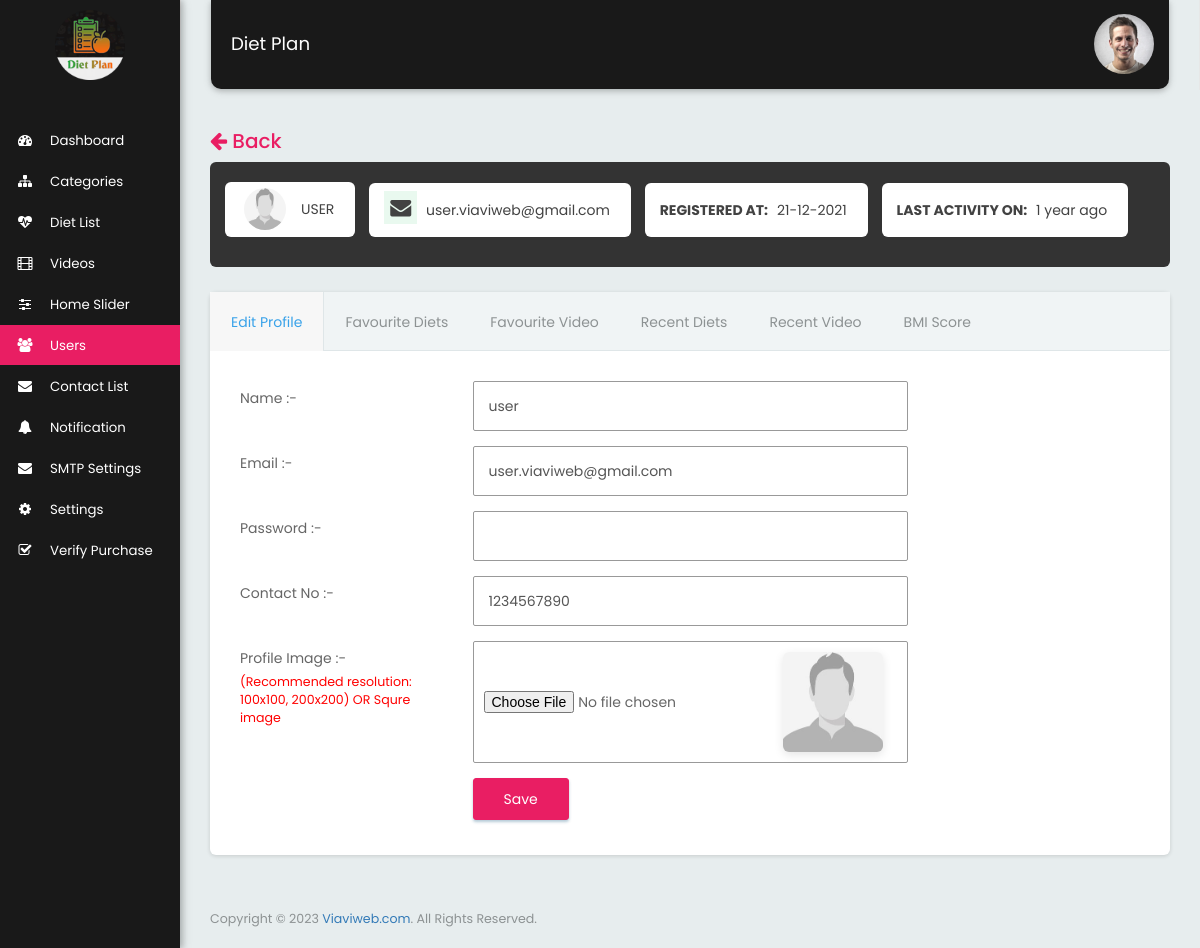
The app's page /user_profile.php?user_id=1 (signed in) with its own data.
### tables this page shows
CREATE TABLE `tbl_users` (
  `id` int(11) NOT NULL,
  `user_type` varchar(30) NOT NULL,
  `name` varchar(150) NOT NULL,
  `email` varchar(200) NOT NULL,
  `password` varchar(200) NOT NULL,
  `phone` varchar(200) NOT NULL,
  `device_id` text NOT NULL,
  `auth_id` text NOT NULL,
  `is_duplicate` int(1) NOT NULL DEFAULT 0,
  `user_image` varchar(200) DEFAULT NULL,
  `confirm_code` varchar(200) NOT NULL DEFAULT '0',
  `status` varchar(200) NOT NULL DEFAULT '1',
  `created_at` varchar(200) NOT NULL DEFAULT '-'
);

CREATE TABLE `tbl_active_log` (
  `id` int(10) NOT NULL,
  `user_id` int(10) NOT NULL,
  `date_time` varchar(200) NOT NULL
);

### includes/function.php (called while the page is built, shortened)
<?php
 function calculate_time_span($post_time)
		{
		  if($post_time!=''){
		    $seconds = time() - $post_time;
		    $year = floor($seconds /31556926);
		    $months = floor($seconds /2629743);
		    $week=floor($seconds /604800);
		    $day = floor($seconds /86400);
		    $hours = floor($seconds / 3600);
		    $mins = floor(($seconds - ($hours*3600)) / 60);
		    $secs = floor($seconds % 60);
		    if($seconds < 60) $time = $secs." seconds ago";
		    else if($seconds < 3600 ) $time =($mins==1)? $mins." min ago" : $mins." mins ago";
		    else if($seconds < 86400) $time = ($hours==1)?$hours." hour ago":$hours." hours ago";
		    else if($seconds < 604800) $time = ($day==1)?$day." day ago":$day." days ago";
		    else if($seconds < 2629743) $time = ($week==1)?$week." week ago":$week." weeks ago";
		    else if($seconds < 31556926) $time =($months==1)? $months." month ago":$months." months ago";
		    else $time = ($year==1)? $year." year ago":$year." years ago";
		    return $time;
		  }
		  else{
		    return 'not available';
		  }
		}
?>

### user_profile.php (the view, shortened to what this page needs)
<?php $page_title="Users Profile";
	include('includes/header.php');
	include('includes/function.php');
	$user_id=strip_tags(addslashes(trim($_GET['user_id'])));
    $user_qry="SELECT * FROM tbl_users WHERE id='$user_id'";
    $user_result=mysqli_query($mysqli,$user_qry);
    $user_row=mysqli_fetch_assoc($user_result);
    $user_img='';
	if($user_row['user_image']!='' && file_exists('images/'.$user_row['user_image'])){
		$user_img='images/'.$user_row['user_image'];
	}
	else{
		$user_img='assets/images/user-icons.jpg';
	}
    function getLastActiveLog($user_id){
    	global $mysqli;
    	$sql="SELECT * FROM tbl_active_log WHERE `user_id`='$user_id'";
        $res=mysqli_query($mysqli, $sql);
        if(mysqli_num_rows($res) == 0){
        	echo 'no available';
        }
        else{
        	$row=mysqli_fetch_assoc($res);
			return calculate_time_span($row['date_time'],true);
        }
    }
?>
<link rel="stylesheet" type="text/css" href="assets/css/stylish-tooltip.css">
<div class="row">
	<div class="col-lg-12">
		<?php
			if(isset($_GET['redirect'])){
	          echo '<a href="'.$_GET['redirect'].'"><h4 class="pull-left" style="font-size: 20px;color: #e91e63"><i class="fa fa-arrow-left"></i> Back</h4></a>';
	        }
	        else{
	         	echo '<a href="manage_users.php"><h4 class="pull-left" style="font-size: 20px;color: #e91e63"><i class="fa fa-arrow-left"></i> Back</h4></a>';
	        }
		?>
		<div class="page_title_block user_dashboard_item" style="background-color: #333;border-radius:6px;0 1px 4px 0 rgba(0, 0, 0, 0.14);border-bottom:0">
			<div class="user_dashboard_item">
			  <div class="col-md-12 col-xs-12"> <br>
				<span class="badge badge-success badge-icon">
				  <div class="user_profile_img">
					<img type="image" src="<?php echo $user_img;?>" alt="image" style=""/>
				  </div>
				  <span style="font-size: 14px;"><?php echo $user_row['name'];?>
				  </span>
				</span>
				<span class="badge badge-success badge-icon">
					<i class="fa fa-envelope fa-2x" aria-hidden="true"></i>
					<span style="font-size: 14px;text-transform: lowercase;"><?php echo $user_row['email'];?></span>
				</span>
				<span class="badge badge-success badge-icon">
				  <strong style="font-size: 14px;">Registered At:</strong>
				  <span style="font-size: 14px;"><?php echo (date('d-m-Y',$user_row['created_at']));?></span>
				</span>
				<span class="badge badge-success badge-icon">
				  <strong style="font-size: 14px;">Last Activity On:</strong>
				  <span style="font-size: 14px;text-transform: lowercase;"><?php echo getLastActiveLog($user_id)?></span>
				</span>
				<br><br/>
			  </div>
			</div>
		</div>
		  <div class="card card-tab">
			<div class="card-header" style="overflow-x: auto;overflow-y: hidden;">
				<ul class="nav nav-tabs" role="tablist">
		            <li role="dashboard" class="active"><a href="#edit_profile" aria-controls="edit_profile" role="tab" data-toggle="tab">Edit Profile</a></li>
		            <li role="favourite_diets"><a href="#favourite_diets" aria-controls="favourite_diets" role="tab" data-toggle="tab">Favourite Diets</a></li>
		            <li role="favourite_video"><a href="#favourite_video" aria-controls="favourite_video" role="tab" data-toggle="tab">Favourite Video</a></li>
		            <li role="diets_recent"><a href="#diets_recent" aria-controls="diets_recent" role="tab" data-toggle="tab">Recent Diets</a></li>
		            <li role="recent_video"><a href="#recent_video" aria-controls="recent_video" role="tab" data-toggle="tab">Recent Video</a></li>
		            <li role="bmi_score"><a href="#bmi_score" aria-controls="bmi_score" role="tab" data-toggle="tab">BMI Score</a></li>
		        </ul>
			</div>
			<div class="card-body no-padding tab-content">
				<div role="tabpanel" class="tab-pane active" id="edit_profile">
					<div class="row">
						<div class="col-md-12">
							<form action="" method="post" class="form form-horizontal" enctype="multipart/form-data">
					          <div class="section">
					            <div class="section-body">
					              <div class="form-group">
					                <label class="col-md-3 control-label">Name :-</label>
					                <div class="col-md-6">
					                  <input type="text" name="name" id="name" value="<?=$user_row['name']?>" class="form-control" required>
					                </div>
					              </div>
					              <?php if (!isset($_GET['user_id']) OR ($user_row['user_type']) == 'Normal') { ?>
					                  <div class="form-group">
					                    <label class="col-md-3 control-label">Email :-</label>
					                    <div class="col-md-6">
					                      <input type="email" name="email" id="email" value="<?php if(isset($_GET['user_id'])){echo $user_row['email'];}?>" class="form-control" required>
					                    </div>
					                  </div>
					                  	<?php }?>
					                  <?php if (!isset($_GET['user_id']) OR ($user_row['user_type']) == 'Normal') { ?>
					                  <div class="form-group">
					                    <label class="col-md-3 control-label">Password :-</label>
					                    <div class="col-md-6">
					                      <input type="password" name="password" id="password" value="" class="form-control" <?php if(!isset($_GET['user_id'])){?>required<?php }?>>
					                    </div>
					                  </div>
					                 <?php }?>
					              <div class="form-group">
					                <label class="col-md-3 control-label">Contact No :-</label>
					                <div class="col-md-6">
					                  <input type="text" name="phone" id="phone" value="<?=$user_row['phone']?>" class="form-control">
					                </div>
					              </div>
				               		<div class="form-group">
					                <label class="col-md-3 control-label">Profile Image :-
					                <p class="control-label-help">(Recommended resolution: 100x100, 200x200) OR Squre image</p>
					                </label>
					                <div class="col-md-6">
					                  <div class="fileupload_block">
					                    <input type="file" name="user_image" value="fileupload" <?php echo (!isset($_GET['user_id'])) ? 'required="require"' : '' ?> id="fileupload" onchange="readURL(this);">
					                    <div class="fileupload_img">
					                    <?php
					                      $img_src="";
					                      if(!isset($_GET['user_id']) || $user_row['user_image']==''){
					                          $img_src='assets/images/landscape.jpg';
					                      }else{
					                          $img_src='images/'.$user_row['user_image'];
					                      }
					                    ?>
					                    <img type="image" id="user_image" src="<?=$img_src?>" alt="image" id="ImdID" style="width: 100px;height: 100px;box-shadow: 0 3px 10px rgba(0, 0, 0, 0.1);border-radius: 6px;object-fit: cover;" />
					                    </div>
					                  </div>
					                </div>
					              </div>
					     			<div class="form-group">
					                <div class="col-md-9 col-md-offset-3">
					                  <button type="submit" name="btn_submit" class="btn btn-primary">Save</button>
					                </div>
					              </div>
					            </div>
					          </div>
					        </form>
						</div>
					  </div>
					</div>
				</div>
			</div>
		</div>
	</div>
<?php include('includes/footer.php');?>

### includes/header.php (style rules this page uses)
p.control-label-help { color: red !important; }

### records on screen
tbl_users: user_image (picture), name "USER", email "user.viaviweb@gmail.com", created_at "21-12-2021", name "user", phone "1234567890"
tbl_active_log: date_time "1 year ago"

### other values on screen
APP_NAME "Diet Plan"
